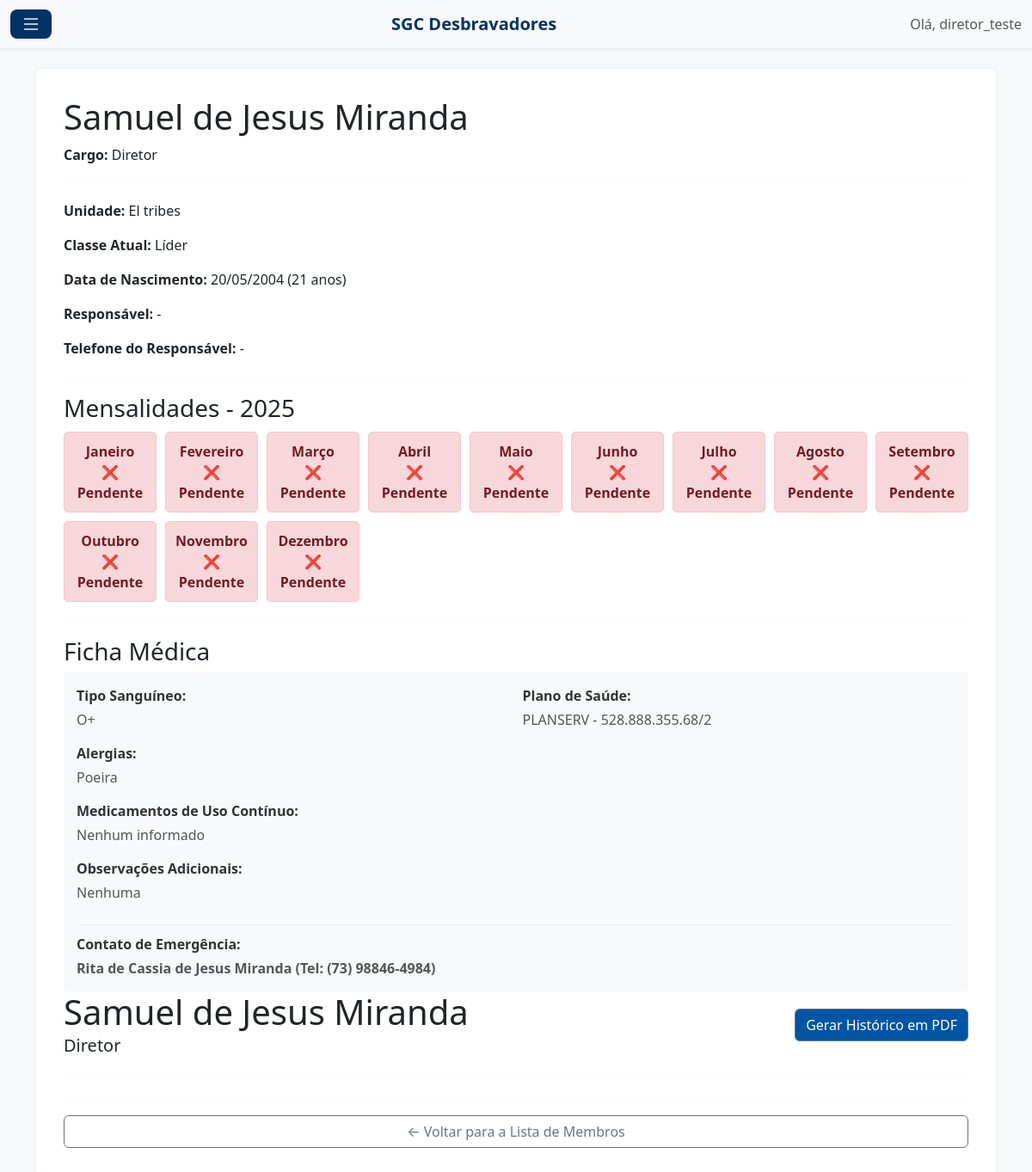
Page /membro/1/ (signed in) on the committed database.
### cadastros/models.py (models this page shows, shortened)
class Membro(models.Model):
    CARGO_CHOICES = [
        ('DIR', 'Diretor'), ('ASCM', 'Diretor Associado'), ('ASCF', 'Diretora Associada'),
        ('SEC', 'Secretário(a)'), ('TES', 'Tesoureiro(a)'), ('CONS', 'Conselheiro(a)'),
        ('CSAS', 'Conselheiro(a) Associado(a)'), ('CAPC', 'Capelão(a) do Clube'),
        ('CAPU', 'Capitão(a) de Unidade'), ('SECU', 'Secretário(a) de Unidade'),
        ('TESU', 'Tesoureiro(a) de Unidade'), ('CAPUN', 'Capelão(a) de Unidade'),
        ('DBV', 'Desbravador(a)'),
    ]
    SEXO_CHOICES = (('M', 'Masculino'), ('F', 'Feminino'),)
    user = models.OneToOneField(User, on_delete=models.SET_NULL, null=True, blank=True, verbose_name="Usuário de Login")
    nome_completo = models.CharField(max_length=255)
    sexo = models.CharField(max_length=1, choices=SEXO_CHOICES)
    cargo = models.CharField(max_length=5, choices=CARGO_CHOICES)
    data_nascimento = models.DateField()
    nome_responsavel = models.CharField(max_length=255, blank=True)
    telefone_responsavel = models.CharField(max_length=15, blank=True)
    email_responsavel = models.EmailField(blank=True, null=True)
    unidade = models.ForeignKey(Unidade, on_delete=models.SET_NULL, null=True, blank=True)
    classe_atual = models.ForeignKey(Classe, on_delete=models.SET_NULL, null=True, blank=True, related_name= 'desbravadores_na_classe')
    especialidades_conquistadas = models.ManyToManyField(Especialidade, through='MembroEspecialidadeConquistada', blank=True)
    classes_conquistadas = models.ManyToManyField(Classe, through='MembroClasseConquistada', blank=True, related_name='concluintes')
    data_cadastro = models.DateTimeField(default=timezone.now)
    ativo = models.BooleanField(default=True)
    @property
    def idade(self):
        if not self.data_nascimento:
            return None # Retorna None se não houver data de nascimento
        hoje = datetime.date.today()
        nascimento = self.data_nascimento
        return hoje.year - nascimento.year - ((hoje.month, hoje.day) < (nascimento.month, nascimento.day))

class Unidade(models.Model):
    SEXO_CHOICES = (
        ('M', 'Masculina'),
        ('F', 'Feminina'),
    )
    nome = models.CharField(max_length=100)
    sexo = models.CharField(max_length=1, choices=SEXO_CHOICES, verbose_name="Sexo da Unidade")
    grito_de_guerra = models.TextField(blank=True, null=True)

class Classe(models.Model):
    NIVEIS = (
        ('regular', 'Regular'),
        ('avancada', 'Avançada'),
        ('lideranca', 'Liderança'),
    )
    nome = models.CharField(max_length=100)
    nivel = models.CharField(max_length=10, choices=NIVEIS)

class FichaMedica(models.Model):
    TIPOS_SANGUINEOS = [
        ('A+', 'A+'), ('A-', 'A-'),
        ('B+', 'B+'), ('B-', 'B-'),
        ('AB+', 'AB+'), ('AB-', 'AB-'),
        ('O+', 'O+'), ('O-', 'O-'),
        ('NI', 'Não Informado'),
    ]
    desbravador = models.OneToOneField(Membro, on_delete=models.CASCADE, primary_key=True, related_name='fichamedica')
    tipo_sanguineo = models.CharField(max_length=3, choices=TIPOS_SANGUINEOS, default='NI', verbose_name="Tipo Sanguíneo")
    alergias = models.TextField(blank=True, help_text="Liste todas as alergias conhecidas (medicamentos, alimentos, etc.)")
    medicamentos_uso_continuo = models.TextField(blank=True, verbose_name="Medicamentos de Uso Contínuo")
    plano_de_saude = models.CharField(max_length=100, blank=True, verbose_name="Plano de Saúde (Nome e número)")
    contato_emergencia_nome = models.CharField(max_length=255, verbose_name="Nome do Contato de Emergência")
    contato_emergencia_telefone = models.CharField(max_length=20, verbose_name="Telefone do Contato de Emergência")
    observacoes = models.TextField(blank=True, verbose_name="Observações Médicas Adicionais")

### cadastros/views.py (the view)
# urls.py: path('membro/<int:pk>/', views.detalhe_membro, name='detalhe_membro'),
@login_required
def detalhe_membro(request, pk):
    membro = get_object_or_404(Membro, pk=pk)
    ano_atual = datetime.date.today().year
    pagamentos_do_ano = PagamentoMensalidade.objects.filter(desbravador=membro, ano=ano_atual)
    meses_pagos = {p.mes for p in pagamentos_do_ano}
    meses_do_ano = []
    for mes_num in range(1, 13):
        meses_do_ano.append({
            'numero': mes_num,
            'nome': PagamentoMensalidade.MESES_CHOICES[mes_num-1][1],
            'pago': mes_num in meses_pagos
        })
    contexto = {
        'membro': membro,
        'status_mensalidades': meses_do_ano,
        'ano_referencia': ano_atual,
    }
    return render(request, 'cadastros/detalhe_membro.html', contexto)

### cadastros/templates/cadastros/detalhe_membro.html (shortened to what this page needs)
{% extends 'cadastros/base.html' %}
{% block content %}
    <h1>{{ membro.nome_completo }}</h1>
    <p><strong>Cargo:</strong> {{ membro.get_cargo_display }}</p>
    <hr>
    <p><strong>Unidade:</strong> {{ membro.unidade.nome|default:"Não definida" }}</p>
    <p><strong>Classe Atual:</strong> {{ membro.classe_atual.nome|default:"Não definida" }}</p>
    <p><strong>Data de Nascimento:</strong> {{ membro.data_nascimento|date:"d/m/Y" }} ({{ membro.idade }} anos)</p>
    <p><strong>Responsável:</strong> {{ membro.nome_responsavel|default:"-" }}</p>
    <p><strong>Telefone do Responsável:</strong> {{ membro.telefone_responsavel|default:"-" }}</p>
    <hr>
    <h3>Mensalidades - {{ ano_referencia }}</h3>
    <div class="mensalidades-grid">
        {% for mes in status_mensalidades %}
            <div class="mes {% if mes.pago %}status-pago{% else %}status-pendente{% endif %}">
                {{ mes.nome }}<br>
                {% if mes.pago %}✔️ Pago{% else %}❌ Pendente{% endif %}
            </div>
        {% endfor %}
    </div>
    <hr>
    <h3>Ficha Médica</h3>
    {% if membro.fichamedica %}
        <div class="ficha-medica-grid">
            <div class="info-item">
                <strong>Tipo Sanguíneo:</strong>
                <p>{{ membro.fichamedica.get_tipo_sanguineo_display }}</p>
            </div>
            <div class="info-item">
                <strong>Plano de Saúde:</strong>
                <p>{{ membro.fichamedica.plano_de_saude|default:"Não informado" }}</p>
            </div>
            <div class="info-item info-full">
                <strong>Alergias:</strong>
                <p>{{ membro.fichamedica.alergias|default:"Nenhuma informada"|linebreaksbr }}</p>
            </div>
            <div class="info-item info-full">
                <strong>Medicamentos de Uso Contínuo:</strong>
                <p>{{ membro.fichamedica.medicamentos_uso_continuo|default:"Nenhum informado"|linebreaksbr }}</p>
            </div>
            <div class="info-item info-full">
                <strong>Observações Adicionais:</strong>
                <p>{{ membro.fichamedica.observacoes|default:"Nenhuma"|linebreaksbr }}</p>
            </div>
            <div class="info-item info-contato-emergencia">
                <strong>Contato de Emergência:</strong>
                <p>{{ membro.fichamedica.contato_emergencia_nome }} (Tel: {{ membro.fichamedica.contato_emergencia_telefone }})</p>
            </div>
        </div>
    {% else %}
        <p>A ficha médica deste membro ainda não foi preenchida.</p>
    {% endif %}
    <div class="d-flex justify-content-between align-items-center mb-4">
        <div>
            <h1 class="mb-0">{{ membro.nome_completo }}</h1>
            <p class="lead mb-0">{{ membro.get_cargo_display }}</p>
        </div>
        <a href="{% url 'gerar_pdf_historico_membro' pk=membro.pk %}" class="btn btn-secondary" target="_blank" style="background-color: #0055a4;">Gerar Histórico em PDF</a>
    </div>
    <hr>
    <hr>
    <a href="{% url 'lista_membros' %}" class="btn btn-outline-secondary w-100">← Voltar para a Lista de Membros</a>
{% endblock %}

### cadastros/templates/cadastros/base.html (shortened to what this page needs)
{% load static %}
<!DOCTYPE html>
<html lang="pt-br">
<head>
    <link href="https://cdn.jsdelivr.net/npm/bootstrap@5.3.3/dist/css/bootstrap.min.css" rel="stylesheet">
    <link rel="stylesheet" href="https://cdn.jsdelivr.net/npm/bootstrap-icons@1.11.3/font/bootstrap-icons.min.css">
</head>
<body>
    <nav class="navbar navbar-light bg-light shadow-sm">
        <div class="container-fluid">
            {% if user.is_authenticated %}
                <button class="btn btn-menu-toggle" type="button" data-bs-toggle="offcanvas" data-bs-target="#sidebarMenu" aria-controls="sidebarMenu">
                    <i class="bi bi-list"></i>
                </button>
            {% else %}
                <span></span> {% endif %}
            <a class="navbar-brand fw-bold" style="color: #003366;" href="{% if user.is_authenticated %}{% url 'lista_membros' %}{% else %}{% url 'login' %}{% endif %}">SGC Desbravadores</a>
            <div>
                {% if user.is_authenticated %}
                    <span class="navbar-text">
                        Olá, {{ user.username }}
                    </span>
                {% else %}
                    <a href="{% url 'login' %}" class="btn btn-outline-primary">Login</a>
                {% endif %}
            </div>
        </div>
    </nav>
    <main class="container mt-4">
        <div class="content">
            {% block content %}
            {% endblock %}
        </div>
    </main>
</body>
</html>

### cadastros/templates/cadastros/base.html (style rules this page uses)
body { background-color: #f8f9fa; }
.content { background-color: white; padding: 2rem; border-radius: 8px; box-shadow: 0 0 10px rgba(0,0,0,0.05); }
.btn-menu-toggle { background-color: #003366; color: white; border: none; font-size: 1.5rem; padding: 5px 12px; line-height: 1; border-radius: 8px; transition: transform 0.2s ease-in-out, box-shadow 0.2s ease-in-out; }

### cadastros/templates/cadastros/detalhe_membro.html (style rules this page uses)
hr { border: 0; border-top: 1px solid #eee; margin: 20px 0; }
.mensalidades-grid { display: grid; grid-template-columns: repeat(auto-fit, minmax(100px, 1fr)); gap: 10px; margin-top: 10px; }
.mes { padding: 10px; border-radius: 5px; text-align: center; font-weight: bold; }
.status-pendente { background-color: #f8d7da; color: #721c24; border: 1px solid #f5c6cb; }
.ficha-medica-grid { display: grid; grid-template-columns: 1fr 1fr; gap: 15px; background-color: #f8f9fa; padding: 15px; border-radius: 5px; }
.info-item { word-wrap: break-word; }
.info-item strong { color: #333; }
.info-item p { margin: 4px 0 0 0; color: #555; }
.info-full { grid-column: 1 / -1; }
.info-contato-emergencia { grid-column: 1 / -1; margin-top: 10px; padding-top: 10px; border-top: 1px solid #eee; font-weight: bold; }

### rows in the picture
Membro: nome_completo "Samuel de Jesus Miranda", cargo "Diretor", unidade.nome "El tribes", classe_atual.nome "Líder", data_nascimento "20/05/2004", idade "21", nome_responsavel "-", telefone_responsavel "-", fichamedica.tipo_sanguineo "O+", fichamedica.plano_de_saude "PLANSERV - 528.888.355.68/2", fichamedica.alergias "Poeira", fichamedica.medicamentos_uso_continuo "Nenhum informado", fichamedica.observacoes "Nenhuma", fichamedica.contato_emergencia_nome "Rita de Cassia de Jesus Miranda", fichamedica.contato_emergencia_telefone "(73) 98846-4984"

### other values in the picture
{{ user.username }} "diretor_teste"
{{ mes.nome }} "Janeiro" "Fevereiro" "Março" "Abril" "Maio" "Junho" "Julho" "Agosto" "Setembro" "Outubro" "Novembro" "Dezembro"
